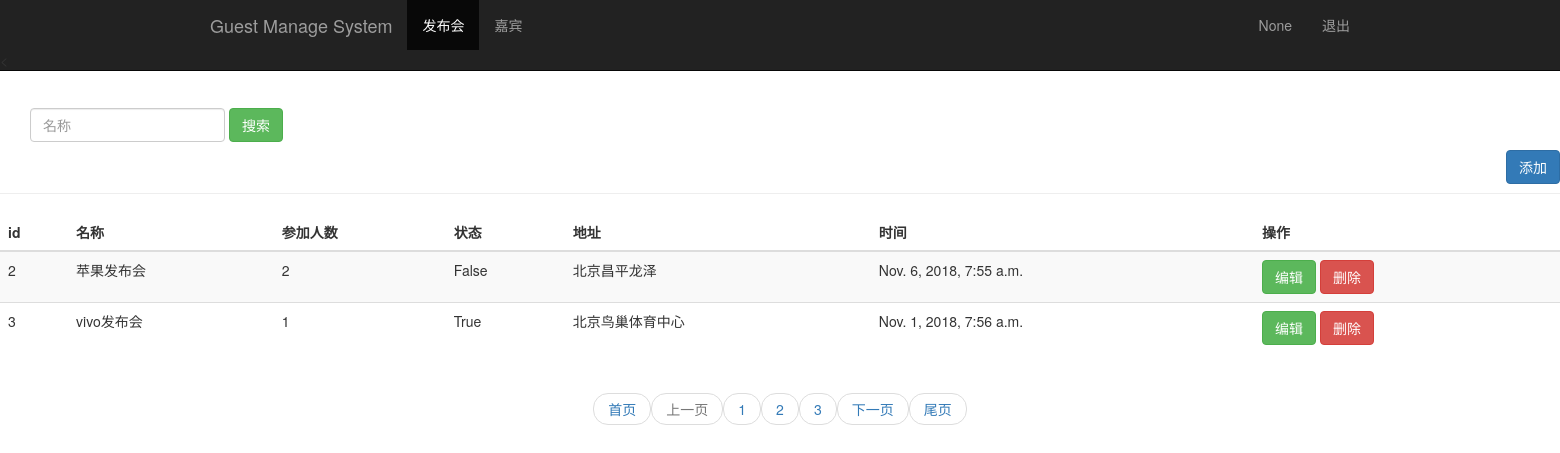
The app's page /event_manage with its own data.
### text/models.py (models this page shows, shortened)
class Event(models.Model):
    name = models.CharField(max_length=100)                                                             #发布会标题
    limit = models.IntegerField()                                                                       #参加人数
    status = models.BooleanField()                                                                      #状态
    address = models.CharField(max_length=200)                                                          #地址
    start_time = models.DateTimeField("events time")                                                   #发布会时间
    create_time = models.DateTimeField(auto_now=True)                                                   #自动获取当前时间

### text/views.py (the view)
# urls.py: url(r'^event_manage',views.event_manage),
def event_manage(request):
    eventinfor_list= Event.objects.all().count()
    EVENT_LIST= Event.objects.all()
    username = request.session.get("user")
    pager_obj = Pagination(request.GET.get('page', 1), eventinfor_list, request.path_info, request.GET)
    event_list = EVENT_LIST[pager_obj.start:pager_obj.end]
    html = pager_obj.page_html()
    return render(request, 'event_manage.html', {'user': username,"events":event_list,"page_html": html})

### utils/pager.py (called while the page is built)
    @property
    def start(self):
        return (self.current_page - 1) * self.per_page_count

    @property
    def end(self):
        return self.current_page * self.per_page_count

### templates/event_manage.html (shortened to what this page needs)
<!DOCTYPE html>
<html lang="en">
<head>
        <link rel="stylesheet" href="/static/bootstrap-3.3.7/css/bootstrap.min.css">
</head>
<body role="document">
<nav class="navbar navbar-inverse navbar-fixed-top">
    <div class="container">
        <div class="navbar-header">
            <a href="/event_manage/" class="navbar-brand">Guest Manage System</a>
        </div>
        <div id="navbar" class="coolapse navbar-collapse">
            <ul class="nav navbar-nav">
                <li class="active"><a href="#">发布会</a></li>
                <li ><a href="/guest_manage/">嘉宾</a></li>
            </ul>
            <ul class="nav navbar-nav navbar-right">
                <li><a href="#">{{ user }}</a></li>
                <li ><a href="/logout/">退出</a></li>
            </ul>
        </div>
    </div>
<</nav>
<div class="page-header" style="padding-top: 60px;">
    <div id="navbar" class="navbar-collapse collapse">
        <form class="navbar-form" method="get" action="/search_name/">
            <div class="form-group">
                <input type="text" name="name" placeholder="名称" class="form-control">
            </div>
            <button type="submit" class="btn btn-success">搜索</button>
        </form>
    </div>
    <div>
        <a href="/event_add/" style="padding-left: 1506px;">
            <button class="btn btn-primary" >添加</button>
        </a>
    </div>
</div>
<div class="row" >
    <div class="col-md-12">
        <table class="table table-striped">
            <thead>
            <tr>
                <th>id</th>
                <th>名称</th>
                <th>参加人数</th>
                <th>状态</th>
                <th>地址</th>
                <th>时间</th>
                <th>操作</th>
            </tr>
            </thead>
            <tbody>
            {% for event in events %}
                <tr>
                <td>{{ event.id }}</td>
                <td>{{ event.name }}</td>
                    <td>{{ event.limit }}</td>
                <td>{{ event.status }}</td>
                <td>{{ event.address }}</td>
                <td>{{ event.start_time }}</td>
                <td>
                    <a href="/event_edit/{{ event.id }}">
                        <button class="btn btn-success">编辑</button>
                    </a>
                    <a href="/event_del/{{ event.id }}">
                         <button class="btn btn-danger">删除</button>
                    </a>
                </td>
                </tr>
            {% endfor %}
            </tbody>
        </table>
    </div>
</div>
  <div class="pager">
        {{ page_html|safe }}
    </div>
</body>
</html>

### records on screen
Event: id "2", name "苹果发布会", limit "2", status "False", address "北京昌平龙泽", start_time "Nov. 6, 2018, 7:55 a.m."
Event: id "3", name "vivo发布会", limit "1", status "True", address "北京鸟巢体育中心", start_time "Nov. 1, 2018, 7:56 a.m."

### other values on screen
{{ user }} "None"
{{ page_html|safe }} "首页 上一页 1 2 3 下一页 尾页"
